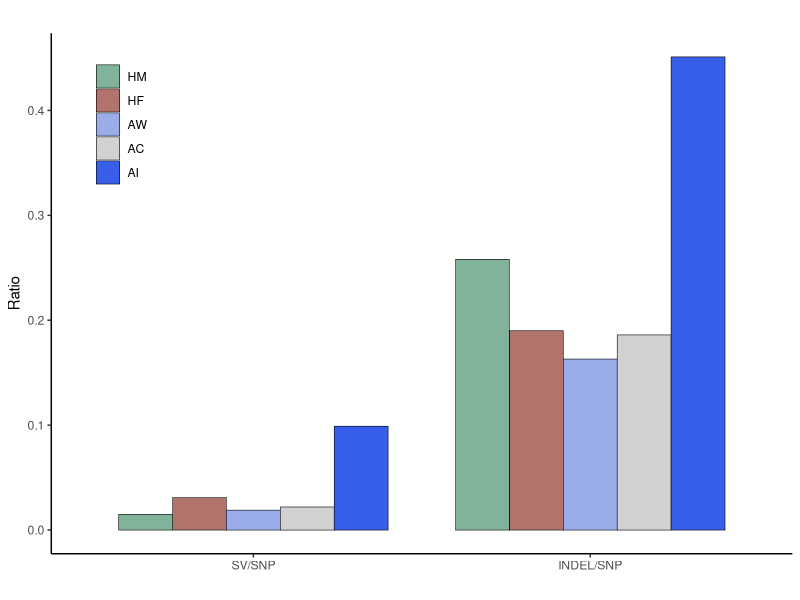

Source code (R):
# looking at ratios of SV/SNP and INDEL/SNP of Hemitriccus margaritaceiventer (HM) , House Finch (HF) , and
# Scrub Jays (Aphelocoma caerulescens (AC); A. woodhouseii (AW); A. insularis (AI) from Fang & Edwards 2024, and Edwards et al. 2025

library(ggplot2)


# Create a data frame to hold your data
data <- data.frame(
  Comparison = rep(c("SV/SNP", "INDEL/SNP"), each = 5),
  Type = rep(c("HF", "AW", "AC", "AI", "HM"), times = 2),
  Ratio = c(0.031, 0.019, 0.022, 0.099, 0.015, 0.19, 0.163, 0.186, 0.451, 0.258)
)

# Reorder the Type factor according to the desired order
data$Type <- factor(data$Type, levels = c("HM", "HF", "AW", "AC", "AI"))

# Ensure the Comparison factor places SV/SNP first, then INDEL/SNP
data$Comparison <- factor(data$Comparison, levels = c("SV/SNP", "INDEL/SNP"))

# Create the plot with reduced bin width and black outlines
plot <- ggplot(data, aes(x = Comparison, y = Ratio, fill = Type)) +
  geom_bar(stat = "identity", position = position_dodge(width = 0.8), width = 0.8, 
           color = "black", size = 0.2) +  # Add black outline with thickness 0.3
  labs(title = "", 
       x = "", 
       y = "Ratio", 
       fill = "") +
  theme_classic() +
  theme(
    legend.position = c(0.05, 1),  # Position at top left inside the plot
    legend.justification = c("left", "top"),  # Anchor legend position
    legend.background = element_rect(fill = "white", color = NA)  # Optional: background for readability
  ) +
  scale_fill_manual(values = c("HM" = "#81B29A", "HF" = "#B1736C", "AW" = "#9BADE9", "AC" = "#D1D1D1", "AI" = "#385FE9"))

# Display the plot
print(plot)
